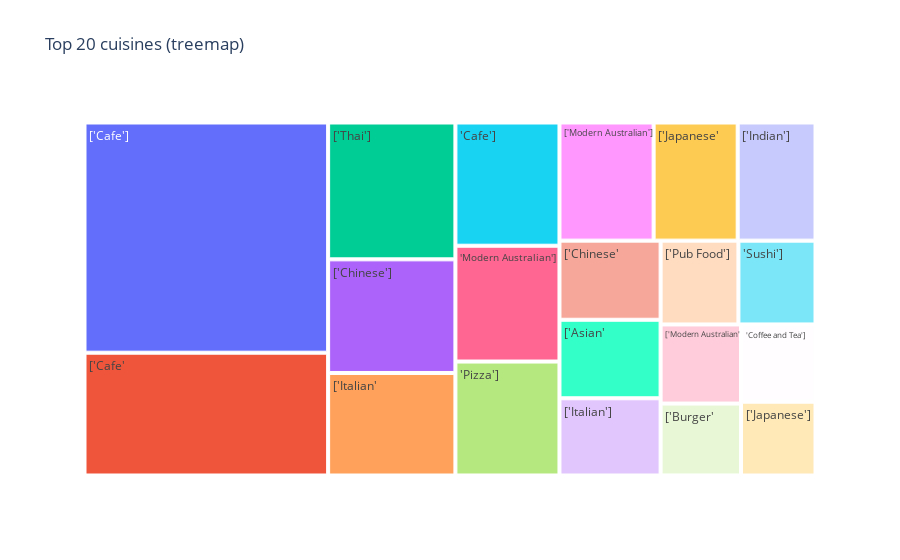

The notebook cell saved with this chart:
### Markdown cell above
## 2) Q1 — How many unique cuisines? (Treemap + counts)

### Code cell
cuisine_tokens = pd.Series([c for L in df["cuisine_list"] for c in L])
unique_cuisine_n = int(cuisine_tokens.nunique())
print("Unique cuisines:", unique_cuisine_n)

top = cuisine_tokens.value_counts().head(20).rename_axis("cuisine").reset_index(name="count")
fig = px.treemap(top, path=["cuisine"], values="count", title="Top 20 cuisines (treemap)")
fig.show()

### Figure 1 — Plotly figure (JSON) as saved in the notebook; plotly's stock layout.template omitted (floating-point values rounded to 4 significant figures)
{"data": [{"branchvalues": "total", "domain": {"x": [0.0, 1.0], "y": [0.0, 1.0]}, "hovertemplate": "labels=%{label}<br>count=%{value}<br>parent=%{parent}<br>id=%{id}<extra></extra>", "ids": ["['Cafe']", "['Cafe'", "['Thai']", "['Chinese']", "['Italian'", "'Cafe']", "'Modern Australian']", "'Pizza']", "['Modern Australian']", "['Japanese'", "['Indian']", "['Chinese'", "['Asian'", "['Italian']", "['Pub Food']", "'Sushi']", "['Modern Australian'", "['Burger'", "'Coffee and Tea']", "['Japanese']"], "labels": ["['Cafe']", "['Cafe'", "['Thai']", "['Chinese']", "['Italian'", "'Cafe']", "'Modern Australian']", "'Pizza']", "['Modern Australian']", "['Japanese'", "['Indian']", "['Chinese'", "['Asian'", "['Italian']", "['Pub Food']", "'Sushi']", "['Modern Australian'", "['Burger'", "'Coffee and Tea']", "['Japanese']"], "name": "", "parents": ["", "", "", "", "", "", "", "", "", "", "", "", "", "", "", "", "", "", "", ""], "type": "treemap", "values": [1745.0, 931.0, 542.0, 450.0, 406.0, 399.0, 375.0, 369.0, 346.0, 309.0, 286.0, 249.0, 247.0, 243.0, 203.0, 201.0, 198.0, 180.0, 179.0, 171.0]}], "layout": {"legend": {"tracegroupgap": 0}, "title": {"text": "Top 20 cuisines (treemap)"}}}
